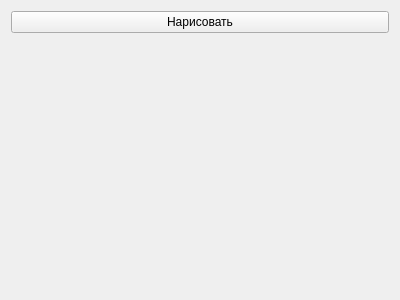
<?xml version="1.0" encoding="UTF-8"?>
<ui version="4.0">
 <class>Form</class>
 <widget class="QWidget" name="Form">
  <property name="geometry">
   <rect>
    <x>0</x>
    <y>0</y>
    <width>400</width>
    <height>300</height>
   </rect>
  </property>
  <property name="windowTitle">
   <string>Form</string>
  </property>
  <layout class="QVBoxLayout" name="verticalLayout">
   <item>
    <widget class="QPushButton" name="pushButton">
     <property name="text">
      <string>Нарисовать</string>
     </property>
    </widget>
   </item>
   <item>
    <widget class="QLabel" name="label">
     <property name="text">
      <string/>
     </property>
    </widget>
   </item>
  </layout>
 </widget>
 <resources/>
 <connections/>
</ui>
